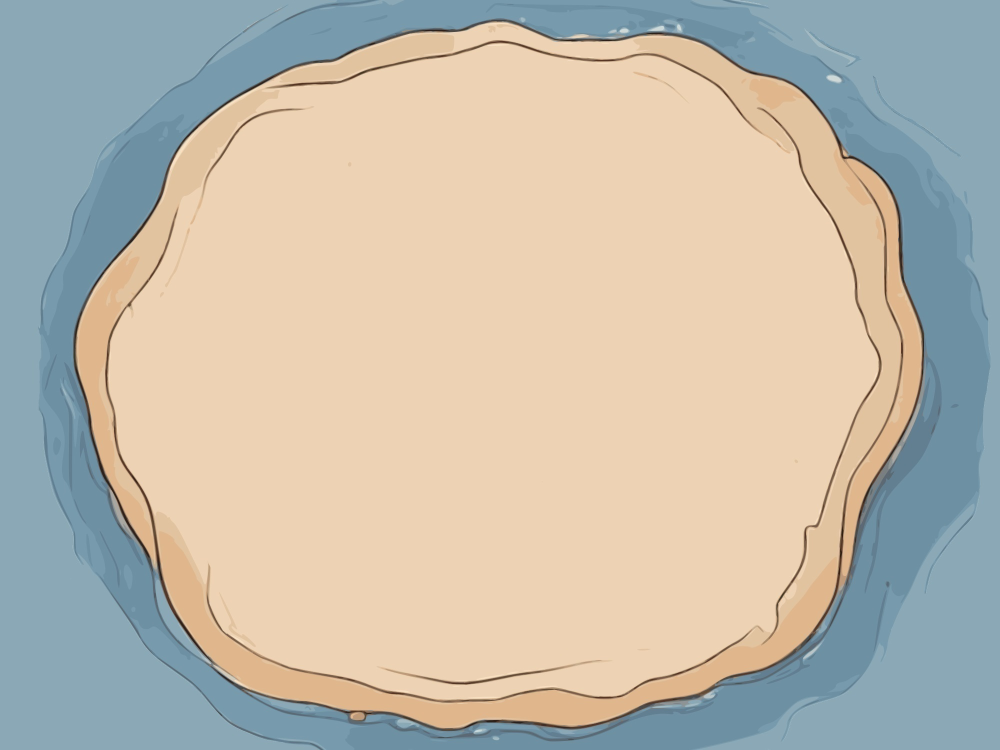
%> input picture resources/desert_island_background.jpg, 2000 x 1500 px (shown at 1/2 size)
$ octave GridMap.m   (GNU Octave 9; MATLAB toolbox functions it lacks are replaced by stand-ins)
%> lines starting %> are read from the running program, lines starting %| are printed output that depends on the picture
axes('Units', 'normalized', 'Position', [0 0 1 1])
background = imread('resources/desert_island_background.jpg');
%> background is the input picture: size 1500x2000x3 uint8; mean R, G, B 193.2, 186.7, 172.9
image([-525, 1525], [-270, 1290], background);

hold on
grid off
axis equal
axis off

[grid_10_10, grid_10_10_map, grid_10_10_alpha] = imread('resources/grid_10_10.png');
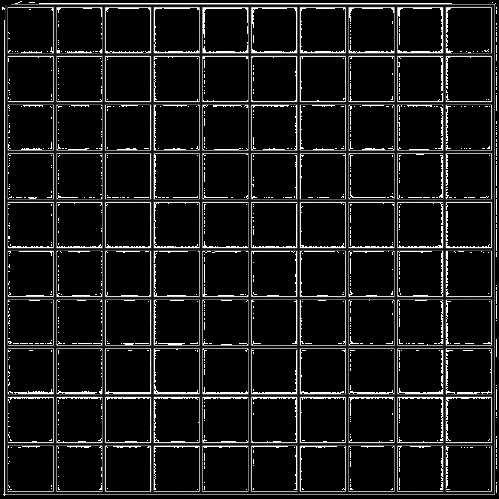
%> input picture resources/grid_10_10.png, 499 x 499 px
%> grid_10_10 is the input picture: size 499x499x3 uint8; min 0, max 255, mean 24.3
%> grid_10_10_alpha: size 499x499 uint8; min 0, max 255, mean 28.4
%> grid_10_10_map = []
image([-10, 1010], [-10, 1010], grid_10_10, 'AlphaData', grid_10_10_alpha)
%> figure, not shown here; shown at 1/2 size

no_clue_types = 3;
no_true_clue_types = 1;
no_clues_per_type = 3;
no_attempts = 15;

generate_random_pattern = true;
a = [1 1 1 1 0 0 0 0];
a_rand = a(randperm(length(a)));
random_pattern = [a_rand(1:4) 1 a_rand(5:8)]

% Load images
[anchor, anchor_map, anchor_alpha] = imread('resources/anchor.png'); % ID: 1
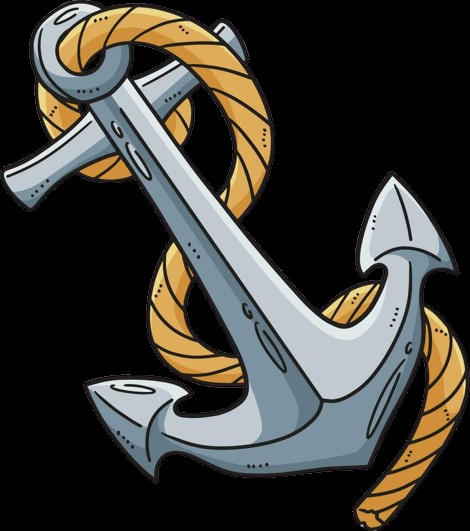
%> input picture resources/anchor.png, 470 x 531 px
%> anchor is the input picture: size 531x470x3 uint8; mean R, G, B 62.1, 60.5, 55
%> anchor_alpha: size 531x470 uint8; min 0, max 255, mean 112.4
%> anchor_map = []
[barrel, barrel_map, barrel_alpha] = imread('resources/barrel.png'); % ID: 2
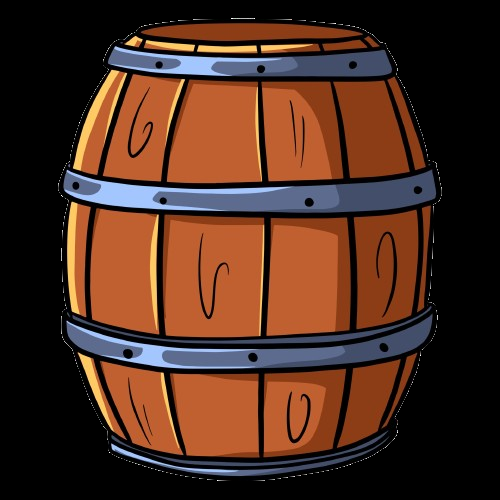
%> input picture resources/barrel.png, 500 x 500 px
%> barrel is the input picture: size 500x500x3 uint8; mean R, G, B 76.4, 45.4, 31.9
%> barrel_alpha: size 500x500 uint8; min 0, max 255, mean 153
%> barrel_map = []
[bush, bush_map, bush_alpha] = imread('resources/bush.png'); % ID: 3
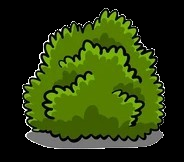
%> input picture resources/bush.png, 184 x 162 px
%> bush is the input picture: size 162x184x3 uint8; mean R, G, B 43, 58.8, 13.5
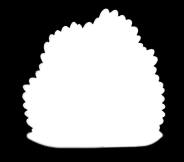
%> bush_alpha: size 162x184 uint8; min 0, max 255, mean 129.4
%> bush_map = []
[palm_tree, palm_tree_map, palm_tree_alpha] = imread('resources/palm_tree.png'); % ID: 4
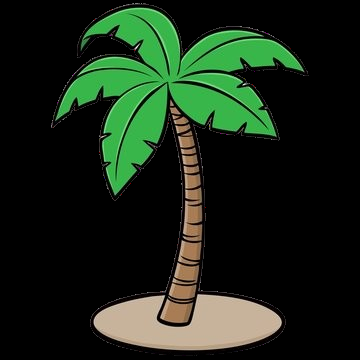
%> input picture resources/palm_tree.png, 360 x 360 px
%> palm_tree is the input picture: size 360x360x3 uint8; mean R, G, B 25.2, 39, 23
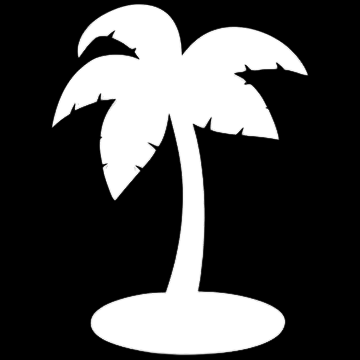
%> palm_tree_alpha: size 360x360 uint8; min 0, max 255, mean 71.1
%> palm_tree_map = []
%> (the run ends here)
